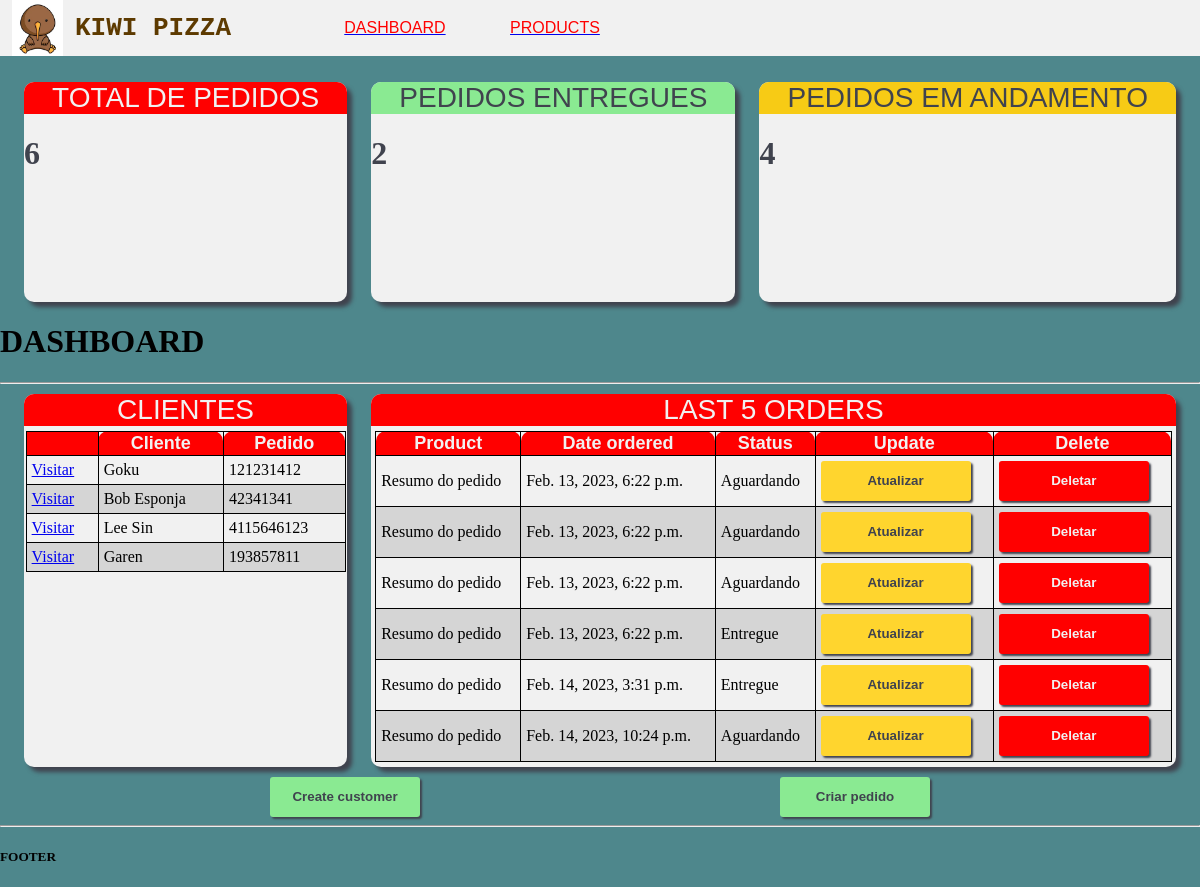
Before: / with the older database file.
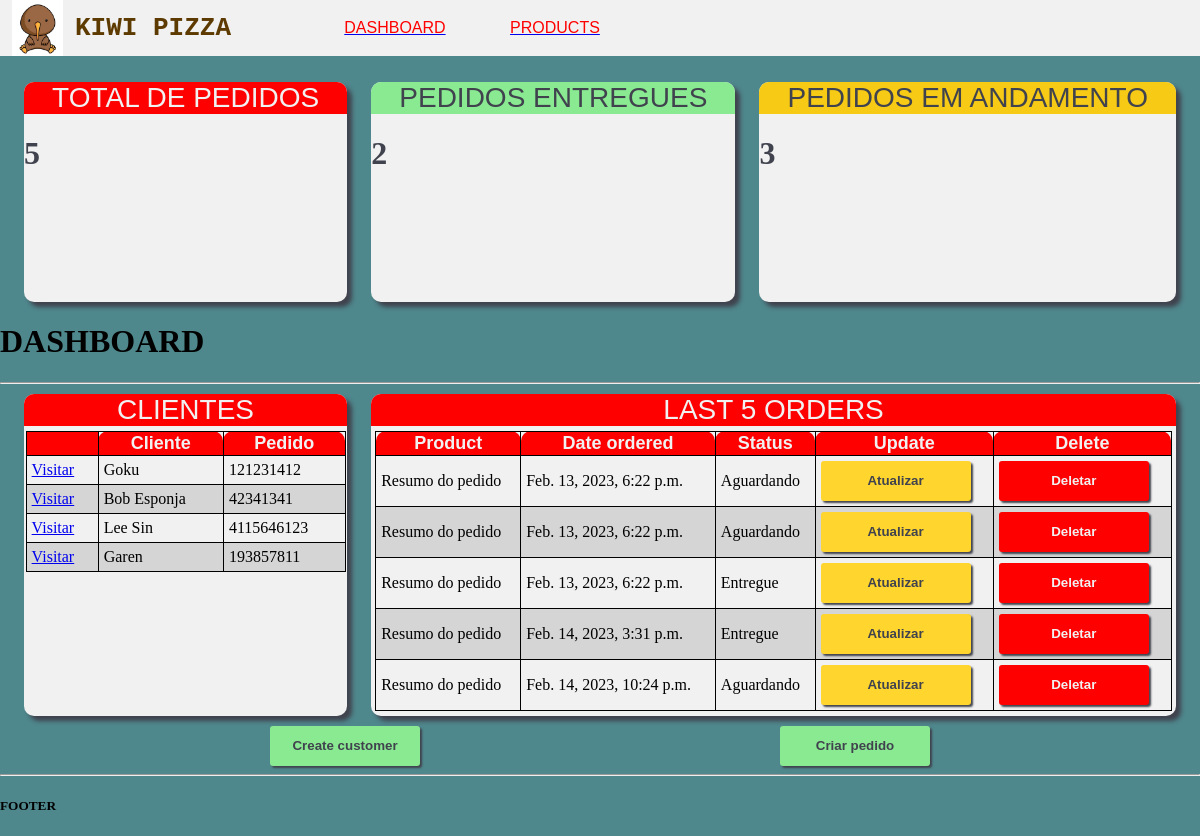
After: the same page with the newer database file.
### accounts/models.py (models this page shows, shortened)
class Cliente(models.Model):
    nome = models.CharField(max_length=200, null=True)
    telefone = models.CharField(max_length=200, null=True)
    email = models.CharField(max_length=200, null=True)
    data_criado = models.DateTimeField(auto_now_add=True, null=True)

class Pedido(models.Model):
    STATUS = (
        ('Aguardando', 'Aguardando'),
        ('Saiu para entrega', 'Saiu para entrega'),
        ('Entregue', 'Entregue'),
    )
    cliente = models.ForeignKey(Cliente, null=True, on_delete=models.SET_NULL)
    pizza = models.ManyToManyField(Pizza)
    data_criado = models.DateTimeField(auto_now_add=True, null=True)
    status = models.CharField(max_length=200, null=True, choices=STATUS)

### accounts/views.py (the view)
# urls.py: path('', views.home, name="home"),
def home(request):
    pedidos = Pedido.objects.all()
    clientes = Cliente.objects.all()
    total_clientes = clientes.count()
    total_pedidos = pedidos.count()
    entregues = pedidos.filter(status='Entregue').count()
    aguardando = pedidos.filter(status='Aguardando').count()
    context = {'pedidos':pedidos, 'clientes':clientes, 'total_pedidos':total_pedidos, 'entregues':entregues, 'aguardando':aguardando}
    return render(request, 'accounts/dashboard.html', context)

### accounts/templates/accounts/dashboard.html
{% extends 'accounts/main.html' %} {% block content %} {% include 'accounts/status.html' %}
<h1>DASHBOARD</h1>
<hr />
<div class="flex-dashboard">
  <div class="flex-item">
    <div class="card-title-1">Clientes</div>
    <div class="big-table">
      <table>
        <tr>
          <th></th>
          <th class="card-topic">Cliente</th>
          <th class="card-topic">Pedido</th>
        </tr>
        {% for cliente in clientes %}
        <tr>
          <td><a href="{% url 'cliente' cliente.id %}">Visitar</a></td>
          <td>{{cliente.nome}}</td>
          <td>{{cliente.telefone}}</td>
        </tr>
        {% endfor %}
      </table>
    </div>
  </div>
  <div class="flex-item">
    <div class="card-title-1">Last 5 orders</div>
    <div class="big-table">
      <table>
        <tr>
          <th class="card-topic">Product</th>
          <th class="card-topic">Date ordered</th>
          <th class="card-topic">Status</th>
          <th class="card-topic">Update</th>
          <th class="card-topic">Delete</th>
        </tr>
        {% for pedido in pedidos %}
        <tr>
          <td>Resumo do pedido</td>
          <td>{{pedido.data_criado}}</td>
          <td>{{pedido.status}}</td>
          <td>
            <a href="{% url 'atualizar_pedido' pedido.id %}"><button class="btn update">Atualizar</button></a>
          </td>
          <td>
            <a href="{% url 'deletar_pedido' pedido.id %}"><button class="btn delete">Deletar</button></a>
          </td>
        </tr>
        {% endfor %}
      </table>
    </div>
  </div>
</div>
<div class="botoes">
  <button class="btn create">Create customer</button>
  <a href="{% url 'criar_pedido' %}"
    ><button class="btn create">Criar pedido</button></a
  >
</div>
{% endblock %}

Changed rows visible on the page:
removed Pedido: data_criado "Feb. 13, 2023, 6:22 p.m.", status "Aguardando"
Other visible differences:
{{ total_pedidos }}: "6" → "5"
{{ aguardando }}: "4" → "3"
